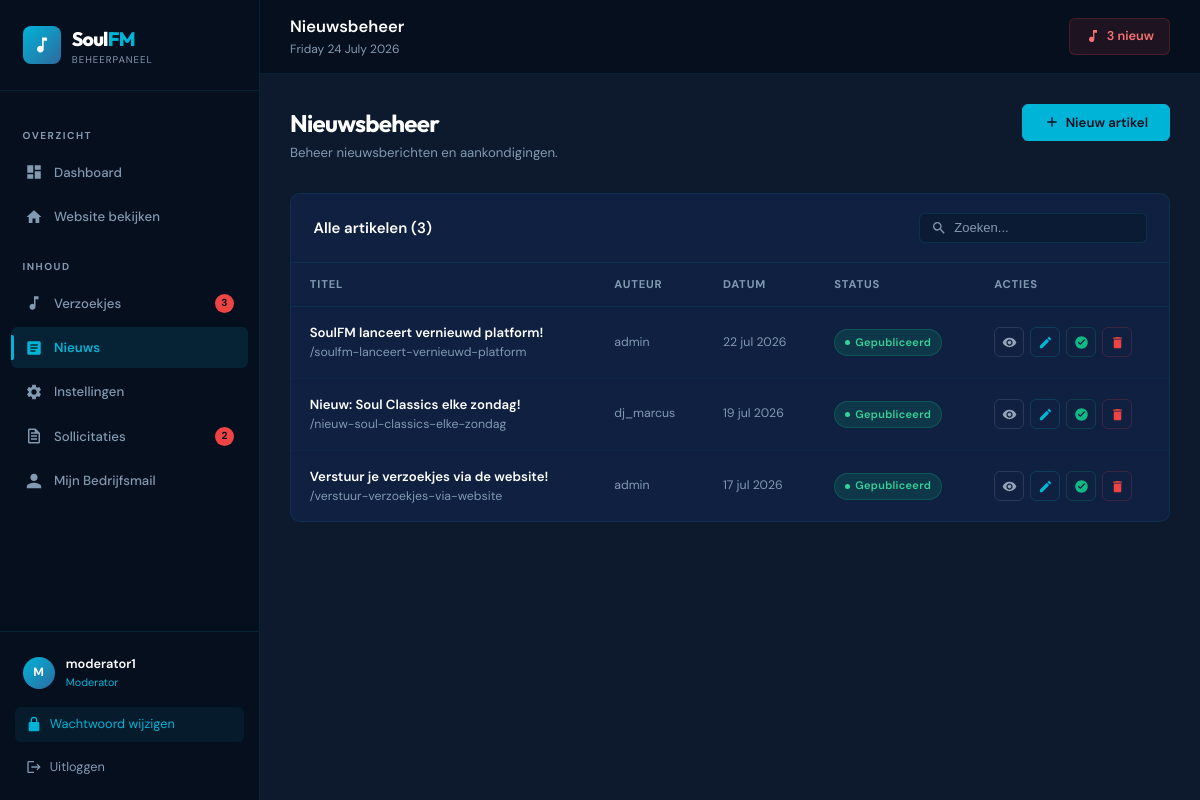
Page /admin/news.php (signed in) on the committed database.
### tables this page shows
CREATE TABLE IF NOT EXISTS users (
    id INT AUTO_INCREMENT PRIMARY KEY,
    username VARCHAR(50) NOT NULL UNIQUE,
    email VARCHAR(100) NOT NULL UNIQUE,
    password_hash VARCHAR(255) NOT NULL,
    role ENUM(
        'admin',
        'dj',
        'dj_hoofd',
        'administratie',
        'administratie_hoofd',
        'evenementen',
        'evenementen_hoofd',
        'redactie',
        'redactie_hoofd',
        'content',
        'content_hoofd',
        'marketing',
        'marketing_hoofd',
        'moderator',
        'listener'
    ) NOT NULL DEFAULT 'listener',
    avatar VARCHAR(255) DEFAULT NULL,
    active TINYINT(1) NOT NULL DEFAULT 1,
    created_at DATETIME NOT NULL DEFAULT CURRENT_TIMESTAMP,
    last_login DATETIME DEFAULT NULL
);

CREATE TABLE IF NOT EXISTS news (
    id INT AUTO_INCREMENT PRIMARY KEY,
    title VARCHAR(255) NOT NULL,
    slug VARCHAR(255) NOT NULL UNIQUE,
    content LONGTEXT NOT NULL,
    excerpt TEXT DEFAULT NULL,
    image VARCHAR(255) DEFAULT NULL,
    author_id INT NOT NULL,
    published TINYINT(1) NOT NULL DEFAULT 0,
    created_at DATETIME NOT NULL DEFAULT CURRENT_TIMESTAMP,
    updated_at DATETIME NOT NULL DEFAULT CURRENT_TIMESTAMP ON UPDATE CURRENT_TIMESTAMP,
    FOREIGN KEY (author_id) REFERENCES users(id) ON DELETE CASCADE
);

### includes/auth.php (called while the page is built, shortened)
<?php
function isLoggedIn(): bool {
    return isset($_SESSION['user_id']) && !empty($_SESSION['user_id']);
}
function hasPermission(string $permission): bool {
    $role = $_SESSION['user_role'] ?? 'listener';
    return in_array($role, $map[$permission] ?? []);
}
function getCurrentUser(): ?array {
    try {
        $pdo  = getPDO();
        $stmt = $pdo->prepare('SELECT id, username, email, role, avatar, created_at FROM users WHERE id = ?');
        $stmt->execute([$_SESSION['user_id']]);
        return $stmt->fetch() ?: null;
    } catch (PDOException $e) {
        return null;
    }
}

### includes/functions.php (called while the page is built, shortened)
<?php
function formatDate(string $date): string {
    $d = new DateTime($date);
    $months = ['jan','feb','mrt','apr','mei','jun','jul','aug','sep','okt','nov','dec'];
    return $d->format('j') . ' ' . $months[$d->format('n') - 1] . ' ' . $d->format('Y');
}
function getPendingRequestsCount(): int {
    try {
        $pdo = getPDO();
        return (int) $pdo->query('SELECT COUNT(*) FROM requests WHERE status = "pending"')->fetchColumn();
    } catch (PDOException $e) {
        return 0;
    }
}
function getNewApplicationsCount(array $depts = []): int {
    try {
        $pdo = getPDO();
        if (empty($depts)) {
            return (int)$pdo->query('SELECT COUNT(*) FROM applications WHERE status = "new"')->fetchColumn();
        }
        $placeholders = implode(',', array_fill(0, count($depts), '?'));
        $stmt = $pdo->prepare("SELECT COUNT(*) FROM applications WHERE status = 'new' AND department IN ($placeholders)");
        $stmt->execute($depts);
        return (int)$stmt->fetchColumn();
    } catch (PDOException $e) { return 0; }
}

### admin/news.php (the view, shortened to what this page needs)
<?php
require_once __DIR__ . '/../includes/auth.php';
require_once __DIR__ . '/../includes/functions.php';
$pageTitle  = 'Nieuwsbeheer';
$activePage = 'news';
$pdo = getPDO();
$stmt = $pdo->query('SELECT n.*, u.username as author_name FROM news n LEFT JOIN users u ON n.author_id = u.id ORDER BY n.created_at DESC');
$articles = $stmt->fetchAll();
require_once __DIR__ . '/includes/admin-header.php';
?>
<div class="page-header-admin">
  <div>
    <h1>Nieuwsbeheer</h1>
    <p>Beheer nieuwsberichten en aankondigingen.</p>
  </div>
  <a href="<?= BASE_URL ?>/admin/news-edit.php" class="btn btn-primary">
    <svg viewBox="0 0 24 24"><path d="M19 13h-6v6h-2v-6H5v-2h6V5h2v6h6v2z"/></svg>
    Nieuw artikel
  </a>
</div>
<div class="table-container">
  <div class="table-header">
    <span class="table-title">Alle artikelen (<?= count($articles) ?>)</span>
    <div class="search-input">
      <svg viewBox="0 0 24 24"><path d="M15.5 14h-.79l-.28-.27A6.47 6.47 0 0016 9.5 6.5 6.5 0 109.5 16c1.61 0 3.09-.59 4.23-1.57l.27.28v.79l5 4.99L20.49 19l-4.99-5zm-6 0C7.01 14 5 11.99 5 9.5S7.01 5 9.5 5 14 7.01 14 9.5 11.99 14 9.5 14z"/></svg>
      <input type="text" placeholder="Zoeken..." data-search-table="news-table">
    </div>
  </div>
  <div class="table-wrapper">
    <table id="news-table" aria-label="Nieuwsartikelen">
      <thead>
        <tr>
          <th>Titel</th>
          <th>Auteur</th>
          <th>Datum</th>
          <th>Status</th>
          <th>Acties</th>
        </tr>
      </thead>
      <tbody>
        <?php if ($articles): foreach ($articles as $a): ?>
        <tr>
          <td data-label="Titel">
            <div class="td-primary"><?= htmlspecialchars($a['title']) ?></div>
            <div class="td-muted">/<?= htmlspecialchars($a['slug']) ?></div>
          </td>
          <td data-label="Auteur" class="td-muted"><?= htmlspecialchars($a['author_name'] ?? '—') ?></td>
          <td data-label="Datum" class="td-muted"><?= formatDate($a['created_at']) ?></td>
          <td data-label="Status">
            <span class="badge badge-<?= $a['published'] ? 'published' : 'draft' ?>">
              <?= $a['published'] ? 'Gepubliceerd' : 'Concept' ?>
            </span>
          </td>
          <td data-label="Acties">
            <div class="action-btns">
              <a href="<?= BASE_URL ?>/news-detail.php?slug=<?= urlencode($a['slug']) ?>" target="_blank" class="btn-icon view" title="Bekijken" aria-label="Bekijk artikel">
                <svg viewBox="0 0 24 24"><path d="M12 4.5C7 4.5 2.73 7.61 1 12c1.73 4.39 6 7.5 11 7.5s9.27-3.11 11-7.5c-1.73-4.39-6-7.5-11-7.5zM12 17c-2.76 0-5-2.24-5-5s2.24-5 5-5 5 2.24 5 5-2.24 5-5 5zm0-8c-1.66 0-3 1.34-3 3s1.34 3 3 3 3-1.34 3-3-1.34-3-3-3z"/></svg>
              </a>
              <a href="<?= BASE_URL ?>/admin/news-edit.php?id=<?= $a['id'] ?>" class="btn-icon edit" title="Bewerken" aria-label="Bewerk artikel">
                <svg viewBox="0 0 24 24"><path d="M3 17.25V21h3.75L17.81 9.94l-3.75-3.75L3 17.25zM20.71 7.04a1 1 0 000-1.41l-2.34-2.34a1 1 0 00-1.41 0l-1.83 1.83 3.75 3.75 1.83-1.83z"/></svg>
              </a>
              <form method="POST" style="display:inline">
                <button type="submit" class="btn-icon check" title="<?= $a['published'] ? 'Depubliceren' : 'Publiceren' ?>" aria-label="<?= $a['published'] ? 'Depubliceer' : 'Publiceer' ?> artikel">
                  <svg viewBox="0 0 24 24"><path d="<?= $a['published'] ? 'M12 2C6.48 2 2 6.48 2 12s4.48 10 10 10 10-4.48 10-10S17.52 2 12 2zm-2 14l-4-4 1.41-1.41L10 13.17l6.59-6.59L18 8l-8 8z' : 'M9 16.17L4.83 12l-1.42 1.41L9 19 21 7l-1.41-1.41z' ?>"/></svg>
                </button>
              </form>
              <form method="POST" style="display:inline">
                <button type="submit" class="btn-icon del" title="Verwijderen"
                  data-confirm-delete="Weet je zeker dat je '<?= htmlspecialchars(addslashes($a['title'])) ?>' wilt verwijderen?"
                  aria-label="Verwijder artikel">
                  <svg viewBox="0 0 24 24"><path d="M6 19c0 1.1.9 2 2 2h8c1.1 0 2-.9 2-2V7H6v12zM19 4h-3.5l-1-1h-5l-1 1H5v2h14V4z"/></svg>
                </button>
              </form>
            </div>
          </td>
        </tr>
        <?php endforeach; else: ?>
        <tr><td colspan="5" style="text-align:center;color:var(--text-dim);padding:3rem">Geen artikelen gevonden. <a href="<?= BASE_URL ?>/admin/news-edit.php">Maak er een aan!</a></td></tr>
        <?php endif; ?>
      </tbody>
    </table>
  </div>
</div>
<?php require_once __DIR__ . '/includes/admin-footer.php'; ?>

### admin/includes/admin-header.php (shortened to what this page needs)
<?php
$currentUser = getCurrentUser();
$pendingCount = getPendingRequestsCount();
?>
<!DOCTYPE html>
<html lang="nl">
<head>
  <link rel="stylesheet" href="<?= BASE_URL ?>/assets/css/admin.css">
</head>
<body>
<div class="admin-layout">
  <aside class="sidebar" id="admin-sidebar" role="navigation" aria-label="Admin navigatie">
    <div class="sidebar-logo">
      <div class="sidebar-logo-icon" aria-hidden="true">
        <svg viewBox="0 0 24 24"><path d="M12 3v10.55A4 4 0 1014 17V7h4V3h-6z"/></svg>
      </div>
      <div>
        <div class="sidebar-logo-text">Soul<span>FM</span></div>
        <span class="sidebar-logo-sub">Beheerpaneel</span>
      </div>
    </div>
    <nav class="sidebar-nav">
      <span class="nav-section-label">Overzicht</span>
      <a href="<?= BASE_URL ?>/admin/dashboard.php" class="sidebar-link <?= ($activePage ?? '') === 'dashboard' ? 'active' : '' ?>">
        <svg viewBox="0 0 24 24"><path d="M3 13h8V3H3v10zm0 8h8v-6H3v6zm10 0h8V11h-8v10zm0-18v6h8V3h-8z"/></svg>
        Dashboard
      </a>
      <a href="<?= BASE_URL ?>/index.php" target="_blank" class="sidebar-link">
        <svg viewBox="0 0 24 24"><path d="M10 20v-6h4v6h5v-8h3L12 3 2 12h3v8z"/></svg>
        Website bekijken
      </a>
      <span class="nav-section-label">Inhoud</span>
      <?php if (hasPermission('view_requests')): ?>
      <a href="<?= BASE_URL ?>/admin/requests.php" class="sidebar-link <?= ($activePage ?? '') === 'requests' ? 'active' : '' ?>">
        <svg viewBox="0 0 24 24"><path d="M12 3v10.55A4 4 0 1014 17V7h4V3h-6z"/></svg>
        Verzoekjes
        <?php if ($pendingCount > 0): ?>
        <span class="sidebar-badge danger"><?= $pendingCount ?></span>
        <?php endif; ?>
      </a>
      <?php endif; ?>
      <?php if (hasPermission('manage_news')): ?>
      <a href="<?= BASE_URL ?>/admin/news.php" class="sidebar-link <?= ($activePage ?? '') === 'news' ? 'active' : '' ?>">
        <svg viewBox="0 0 24 24"><path d="M19 3H5c-1.1 0-2 .9-2 2v14c0 1.1.9 2 2 2h14c1.1 0 2-.9 2-2V5c0-1.1-.9-2-2-2zm-5 14H7v-2h7v2zm3-4H7v-2h10v2zm0-4H7V7h10v2z"/></svg>
        Nieuws
      </a>
      <?php endif; ?>
      <?php if (hasPermission('manage_content')): ?>
      <a href="<?= BASE_URL ?>/admin/settings.php" class="sidebar-link <?= ($activePage ?? '') === 'settings' ? 'active' : '' ?>">
        Instellingen
      </a>
      <?php endif; ?>
      <?php
        $newApps = getNewApplicationsCount(getVisibleApplicationDepartments());
      ?>
      <?php if (hasPermission('view_applications')): ?>
      <a href="<?= BASE_URL ?>/admin/applications.php" class="sidebar-link <?= ($activePage ?? '') === 'applications' ? 'active' : '' ?>">
        <svg viewBox="0 0 24 24"><path d="M14 2H6c-1.1 0-2 .9-2 2v16c0 1.1.89 2 2 2h12c1.1 0 2-.9 2-2V8l-6-6zm4 18H6V4h7v5h5v11zM8 15h8v2H8zm0-4h8v2H8zm0-4h5v2H8z"/></svg>
        Sollicitaties
        <?php if ($newApps > 0): ?>
        <span class="sidebar-badge danger"><?= $newApps ?></span>
        <?php endif; ?>
      </a>
      <?php endif; ?>
      <?php if (hasPermission('view_own_mail')): ?>
      <a href="<?= BASE_URL ?>/admin/mijn-email.php" class="sidebar-link <?= ($activePage ?? '') === 'mijn-email' ? 'active' : '' ?>">
        <svg viewBox="0 0 24 24"><path d="M12 12c2.7 0 4.8-2.1 4.8-4.8S14.7 2.4 12 2.4 7.2 4.5 7.2 7.2 9.3 12 12 12zm0 2.4c-3.2 0-9.6 1.6-9.6 4.8v2.4h19.2v-2.4c0-3.2-6.4-4.8-9.6-4.8z"/></svg>
        Mijn Bedrijfsmail
      </a>
      <?php endif; ?>
    </nav>
    <div class="sidebar-footer">
      <div class="sidebar-user">
        <div class="sidebar-avatar"><?= strtoupper(substr($currentUser['username'] ?? 'A', 0, 1)) ?></div>
        <div>
          <div class="sidebar-username"><?= htmlspecialchars($currentUser['username'] ?? '') ?></div>
          <div class="sidebar-role"><?= htmlspecialchars($currentUser['role'] ?? '') ?></div>
        </div>
      </div>
      <a href="<?= BASE_URL ?>/admin/wachtwoord.php" class="sidebar-logout" style="margin-bottom:.5rem;background:rgba(0,180,216,.08);color:var(--accent)">
        <svg viewBox="0 0 24 24"><path d="M12 1a5 5 0 00-5 5v3H6a2 2 0 00-2 2v10a2 2 0 002 2h12a2 2 0 002-2V11a2 2 0 00-2-2h-1V6a5 5 0 00-5-5zm-3 8V6a3 3 0 116 0v3H9z"/></svg>
        Wachtwoord wijzigen
      </a>
      <a href="<?= BASE_URL ?>/admin/logout.php" class="sidebar-logout">
        <svg viewBox="0 0 24 24"><path d="M17 7l-1.41 1.41L18.17 11H8v2h10.17l-2.58 2.58L17 17l5-5zM4 5h8V3H4c-1.1 0-2 .9-2 2v14c0 1.1.9 2 2 2h8v-2H4V5z"/></svg>
        Uitloggen
      </a>
    </div>
  </aside>
  <div class="admin-content">
    <header class="admin-topbar">
      <div>
        <div class="topbar-title"><?= htmlspecialchars($pageTitle ?? 'Dashboard') ?></div>
        <div class="topbar-subtitle"><?= date('l j F Y') ?></div>
      </div>
      <div class="topbar-actions">
        <?php if ($pendingCount > 0): ?>
        <a href="<?= BASE_URL ?>/admin/requests.php" class="topbar-btn" style="background:rgba(239,68,68,0.1);border-color:rgba(239,68,68,0.2);color:#f87171">
          <svg viewBox="0 0 24 24"><path d="M12 3v10.55A4 4 0 1014 17V7h4V3h-6z"/></svg>
          <?= $pendingCount ?> nieuw
        </a>
        <?php endif; ?>
      </div>
    </header>
    <main class="admin-main">

### rows in the picture
users: username "M", username "moderator1", role "Moderator"
news: title "SoulFM lanceert vernieuwd platform!", slug "soulfm-lanceert-vernieuwd-platform", author.username "admin", created_at "22 jul 2026", published "Gepubliceerd"
news: title "Nieuw: Soul Classics elke zondag!", slug "nieuw-soul-classics-elke-zondag", author.username "dj_marcus", created_at "19 jul 2026", published "Gepubliceerd"
news: title "Verstuur je verzoekjes via de website!", slug "verstuur-verzoekjes-via-website", author.username "admin", created_at "17 jul 2026", published "Gepubliceerd"

### other values in the picture
$pendingCount "3"
$newApps "2"
$pageTitle "Nieuwsbeheer"
count($articles) "3"
